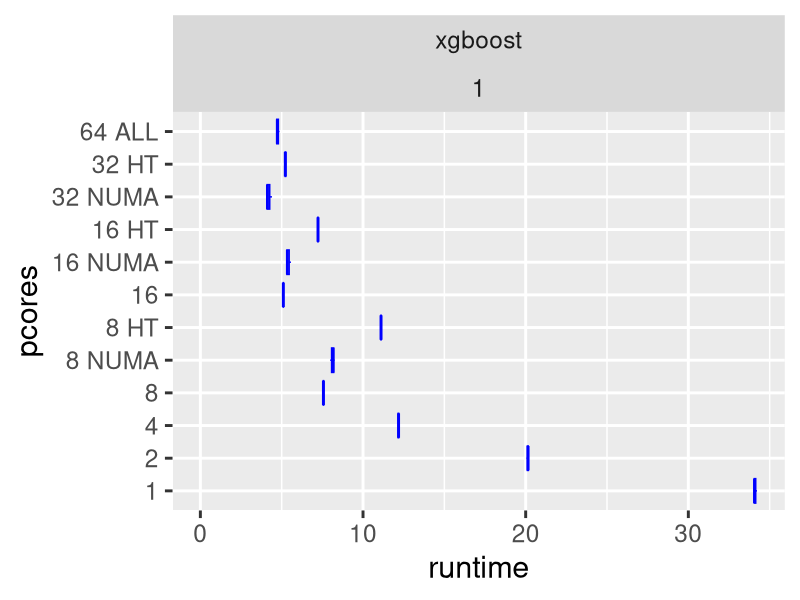

This chart was generated by the following R code:
## ---- chunk 1

library(data.table)
library(ggplot2)

d <- fread("res-new.csv", sep=":")
names(d) <- c("size","tool","ncores","cores","tcores","runtime","auc")

d[, pcores:=sub(" $","",paste(ncores,tcores))]

pcores_order <- unique(d$pcores)
d[, pcores:=factor(pcores, levels=pcores_order)]

## ---- chunk 2

ggplot(d[tool=="xgboost" & size==1]) + geom_boxplot(aes(x = pcores, y = runtime), color = "blue") +
  coord_flip() + facet_wrap(~tool+size, scales = "free") + ylim(c(0,NA)) +
  theme_grey(base_size = 22)

